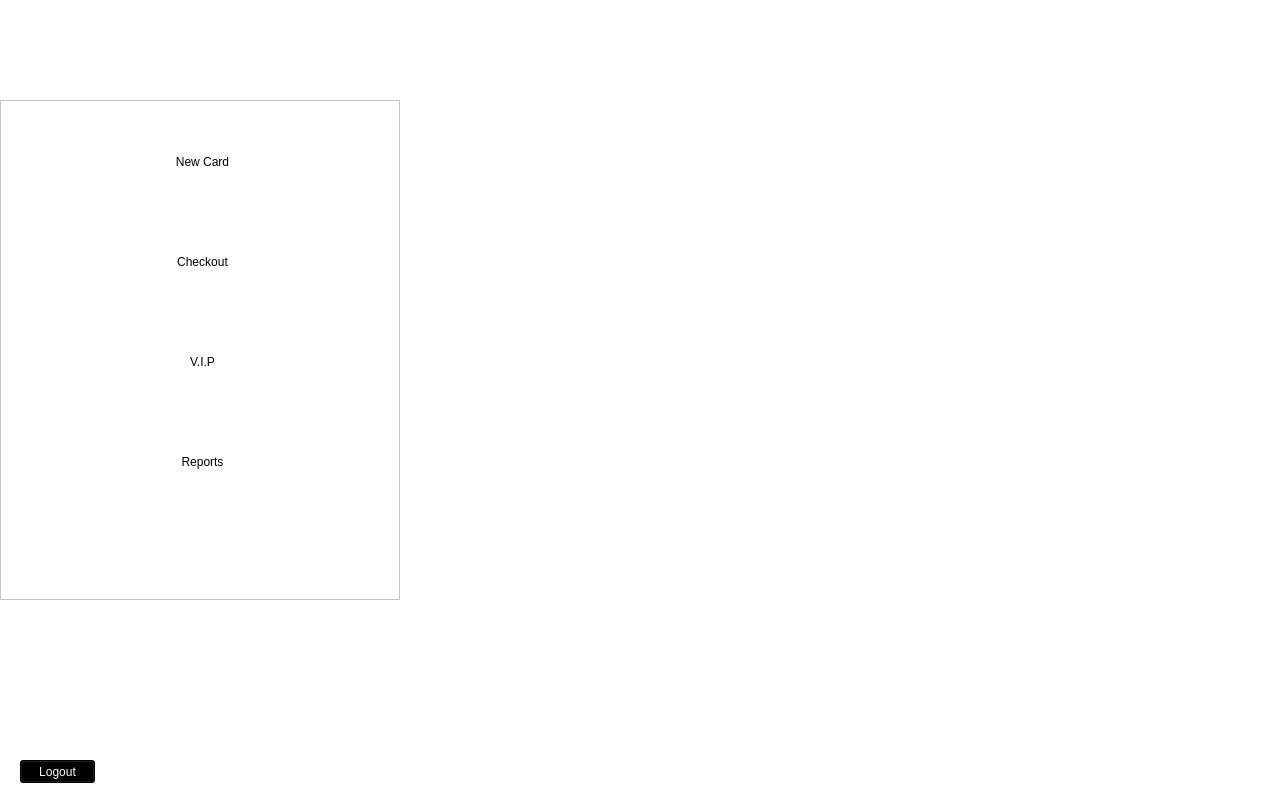
<?xml version="1.0" encoding="UTF-8"?>
<ui version="4.0">
 <class>Form</class>
 <widget class="QWidget" name="Form">
  <property name="geometry">
   <rect>
    <x>0</x>
    <y>0</y>
    <width>1280</width>
    <height>800</height>
   </rect>
  </property>
  <property name="minimumSize">
   <size>
    <width>1280</width>
    <height>800</height>
   </size>
  </property>
  <property name="maximumSize">
   <size>
    <width>1280</width>
    <height>800</height>
   </size>
  </property>
  <property name="windowTitle">
   <string>Form</string>
  </property>
  <property name="styleSheet">
   <string notr="true">QWidget {
	background: white;
}</string>
  </property>
  <widget class="QFrame" name="frame">
   <property name="geometry">
    <rect>
     <x>0</x>
     <y>100</y>
     <width>400</width>
     <height>500</height>
    </rect>
   </property>
   <property name="styleSheet">
    <string notr="true">QPushButton {
	border:false;
}

QPushButton::hover {
	color: rgb(200, 200, 200)
}</string>
   </property>
   <property name="frameShape">
    <enum>QFrame::StyledPanel</enum>
   </property>
   <property name="frameShadow">
    <enum>QFrame::Raised</enum>
   </property>
   <widget class="QPushButton" name="btn_new_card">
    <property name="geometry">
     <rect>
      <x>165</x>
      <y>50</y>
      <width>75</width>
      <height>23</height>
     </rect>
    </property>
    <property name="font">
     <font>
      <pointsize>9</pointsize>
     </font>
    </property>
    <property name="text">
     <string>New Card</string>
    </property>
   </widget>
   <widget class="QPushButton" name="btn_checkout">
    <property name="geometry">
     <rect>
      <x>165</x>
      <y>150</y>
      <width>75</width>
      <height>23</height>
     </rect>
    </property>
    <property name="font">
     <font>
      <pointsize>9</pointsize>
     </font>
    </property>
    <property name="text">
     <string>Checkout</string>
    </property>
   </widget>
   <widget class="QPushButton" name="btn_vip">
    <property name="geometry">
     <rect>
      <x>165</x>
      <y>250</y>
      <width>75</width>
      <height>23</height>
     </rect>
    </property>
    <property name="font">
     <font>
      <pointsize>9</pointsize>
     </font>
    </property>
    <property name="text">
     <string>V.I.P</string>
    </property>
   </widget>
   <widget class="QPushButton" name="btn_reports">
    <property name="geometry">
     <rect>
      <x>165</x>
      <y>350</y>
      <width>75</width>
      <height>23</height>
     </rect>
    </property>
    <property name="font">
     <font>
      <pointsize>9</pointsize>
     </font>
    </property>
    <property name="text">
     <string>Reports</string>
    </property>
   </widget>
  </widget>
  <widget class="QPushButton" name="btn_logout">
   <property name="geometry">
    <rect>
     <x>20</x>
     <y>760</y>
     <width>75</width>
     <height>23</height>
    </rect>
   </property>
   <property name="styleSheet">
    <string notr="true">QPushButton {
	background: black;
	color: white;
}</string>
   </property>
   <property name="text">
    <string>Logout</string>
   </property>
  </widget>
  <widget class="QWidget" name="right_widget" native="true">
   <property name="geometry">
    <rect>
     <x>400</x>
     <y>0</y>
     <width>880</width>
     <height>800</height>
    </rect>
   </property>
   <property name="minimumSize">
    <size>
     <width>880</width>
     <height>800</height>
    </size>
   </property>
   <property name="maximumSize">
    <size>
     <width>880</width>
     <height>800</height>
    </size>
   </property>
  </widget>
 </widget>
 <resources/>
 <connections/>
</ui>
